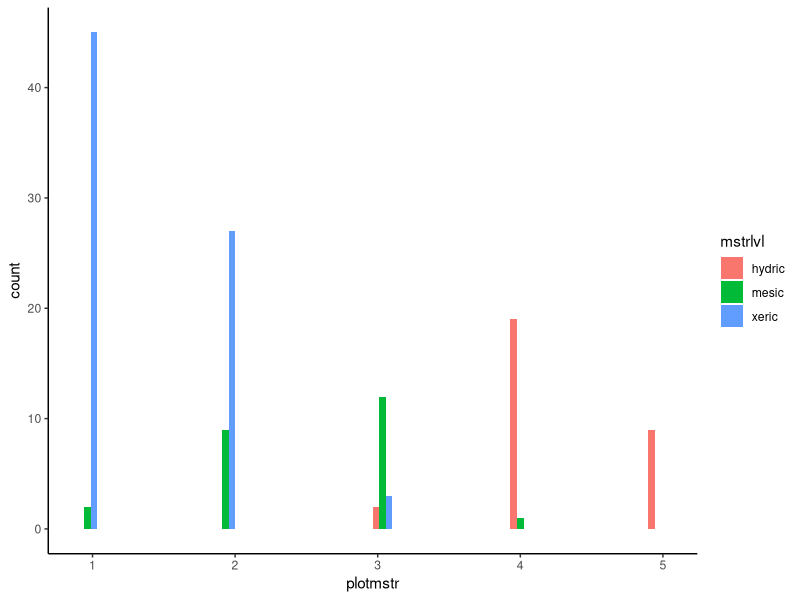

Reproduce this figure in R.
# Aaron Tayal
# 7/8/2024
# The purpose is to create a histogram to understand whether the hydroclass
# (xeric, mesic, or hydric) is a good representation of the hydrology of 
# the plots

library(ggplot2)

dat <- read.csv("Raw_data/MI-plot-hydroclasses.csv")
dat$mstrlvl <- as.factor(dat$mstrlvl)

ggplot(data=dat) + 
  geom_histogram(data=dat, aes(x=plotmstr, fill=mstrlvl), position="dodge") +
  theme_classic()
